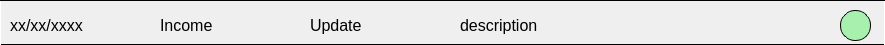
<?xml version="1.0" encoding="UTF-8"?>
<ui version="4.0">
 <class>history_form</class>
 <widget class="QWidget" name="history_form">
  <property name="geometry">
   <rect>
    <x>0</x>
    <y>0</y>
    <width>885</width>
    <height>45</height>
   </rect>
  </property>
  <property name="minimumSize">
   <size>
    <width>885</width>
    <height>45</height>
   </size>
  </property>
  <property name="maximumSize">
   <size>
    <width>885</width>
    <height>45</height>
   </size>
  </property>
  <property name="windowTitle">
   <string>Form</string>
  </property>
  <property name="styleSheet">
   <string notr="true">#history_form{
border: 1px solid black;
border-color: black white black white;
}</string>
  </property>
  <widget class="QLabel" name="date_label">
   <property name="geometry">
    <rect>
     <x>10</x>
     <y>10</y>
     <width>121</width>
     <height>31</height>
    </rect>
   </property>
   <property name="font">
    <font>
     <pointsize>12</pointsize>
    </font>
   </property>
   <property name="text">
    <string>xx/xx/xxxx</string>
   </property>
  </widget>
  <widget class="QLabel" name="type_label">
   <property name="geometry">
    <rect>
     <x>160</x>
     <y>10</y>
     <width>121</width>
     <height>31</height>
    </rect>
   </property>
   <property name="font">
    <font>
     <pointsize>12</pointsize>
    </font>
   </property>
   <property name="text">
    <string>Income</string>
   </property>
  </widget>
  <widget class="QLabel" name="action_label">
   <property name="geometry">
    <rect>
     <x>310</x>
     <y>10</y>
     <width>121</width>
     <height>31</height>
    </rect>
   </property>
   <property name="font">
    <font>
     <pointsize>12</pointsize>
    </font>
   </property>
   <property name="text">
    <string>Update</string>
   </property>
  </widget>
  <widget class="QLabel" name="description_label">
   <property name="geometry">
    <rect>
     <x>460</x>
     <y>10</y>
     <width>351</width>
     <height>31</height>
    </rect>
   </property>
   <property name="font">
    <font>
     <pointsize>12</pointsize>
    </font>
   </property>
   <property name="text">
    <string>description</string>
   </property>
  </widget>
  <widget class="QPushButton" name="option_btn">
   <property name="geometry">
    <rect>
     <x>840</x>
     <y>10</y>
     <width>31</width>
     <height>31</height>
    </rect>
   </property>
   <property name="styleSheet">
    <string notr="true">border :1px solid black;
border-radius:15px;
background-color:#A7F0AE;</string>
   </property>
   <property name="text">
    <string/>
   </property>
   <property name="icon">
    <iconset resource="resource.qrc">
     <normaloff>:/black/icon/White/more-vertical.svg</normaloff>:/black/icon/White/more-vertical.svg</iconset>
   </property>
  </widget>
 </widget>
 <resources>
  <include location="resource.qrc"/>
 </resources>
 <connections/>
</ui>
